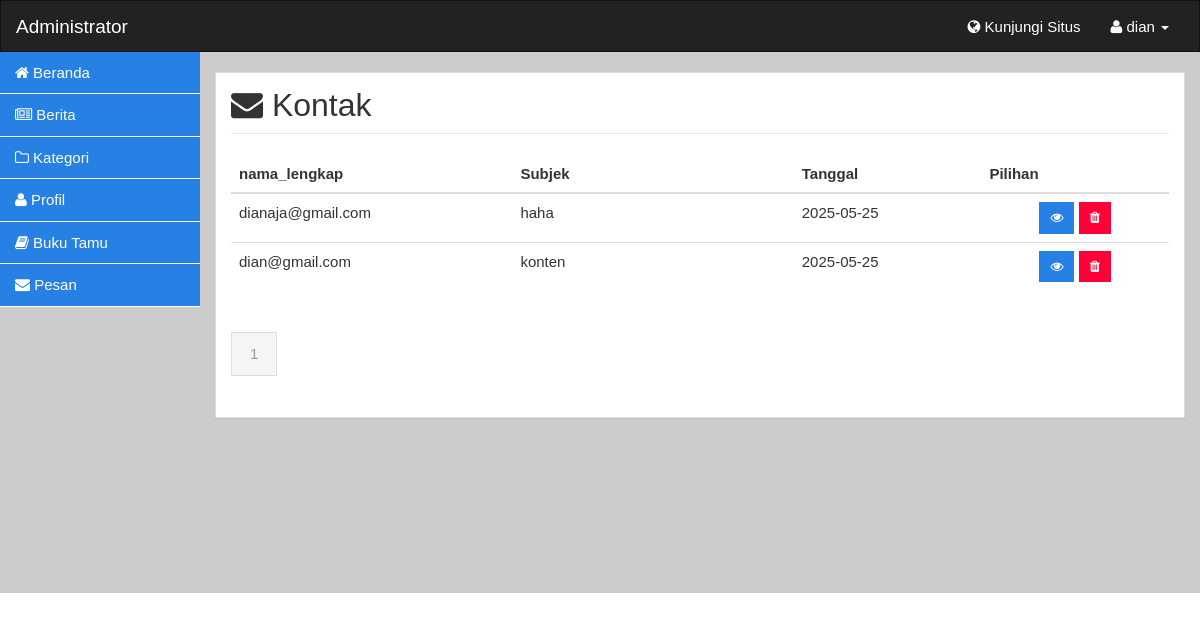
The app's page /admin/pesan.php (signed in) with its own data.
### tables this page shows
CREATE TABLE `pesan` (
  `id` int(11) NOT NULL,
  `email` varchar(150) NOT NULL,
  `nama_lengkap` varchar(100) NOT NULL,
  `subjek` varchar(255) NOT NULL,
  `isi_pesan` text NOT NULL,
  `status` enum('belum_dibaca','dibaca') DEFAULT 'belum_dibaca',
  `tanggal` date NOT NULL
);

### admin/pesan.php (the view, shortened to what this page needs)
<?php
include 'header.php';
$limit = 5;
if (isset($_GET['p'])) {
	$noPage = $_GET['p'];
} else $noPage = 1;
$offset = ($noPage - 1) * $limit;
$sql = "SELECT
id,
pesan.nama_lengkap,
pesan.email,
pesan.subjek,
pesan.isi_pesan,
pesan.status,
pesan.tanggal
FROM
pesan
ORDER BY tanggal DESC
LIMIT " . $offset . "," . $limit;
$qry = $mysqli->query($sql) or die("Error retrieving data: " . $mysqli->error);
$sql_rec = "SELECT id FROM pesan";
$total_rec = $mysqli->query($sql_rec) or die("Error retrieving number:" . $mysqli->error);
$total_rec_num = $total_rec->num_rows;
$total_page = ceil($total_rec_num / $limit);
?>
<div class="container-fluid body">
	<div class="row">
		<div class="col-lg-2 sidebar">
			<?php include 'sidebar.php'; ?>
		</div>
		<div class="col-lg-10 main-content">
			<div class="panel panel-default">
				<div class="panel-body">
					<div class="row">
						<div class="col-md-12">
							<h2 class="page-header"><i class="fa fa-envelope"></i> Kontak</h2>
						</div>
					</div>
					<div class="row">
						<div class="col-md-12">
							<table class="table table-hover">
								<thead>
									<tr>
										<th width="30%">nama_lengkap</th>
										<th width="30%">Subjek</th>
										<th width="20%">Tanggal</th>
										<th width="20%">Pilihan</th>
									</tr>
								</thead>
								<tbody>
									<?php if ($total_rec_num == 0) { ?>
										<tr>
											<td colspan="4" align="center">Belum ada data</td>
										</tr>
									<?php } else { ?>
										<?php while ($pesan = $qry->fetch_assoc()) { ?>
											<?php if ($pesan['status'] == "belum") { ?>
												<tr>
													<td><strong><?php echo $pesan['email']; ?></strong></td>
													<td><strong><?php echo $pesan['subjek']; ?></strong></td>
													<td><strong><?php echo $pesan['tanggal']; ?></strong></td>
													<td align="center">
														<a href="lihat-pesan.php?id=<?= $pesan['id'] ?>" class="btn btn-sm btn-primary">
															<i class="fa fa-eye"></i>
														</a>
														<a onclick="return confirm('Anda Yakin Ingin Menghapus Data Ini?');" href="hapus-pesan.php?id=<?= $pesan['id'] ?>" class="btn btn-danger btn-sm">
															<i class="fa fa-trash"></i>
														</a>
													</td>
												</tr>
											<?php } else { ?>
												<tr>
													<td><?php echo $pesan['email']; ?></td>
													<td><?php echo $pesan['subjek']; ?></td>
													<td><?php echo $pesan['tanggal']; ?></td>
													<td align="center">
														<a href="lihat-pesan.php?id=<?= $pesan['id'] ?>" class="btn btn-sm btn-primary">
															<i class="fa fa-eye"></i>
														</a>
														<a onclick="return confirm('Anda Yakin Ingin Menghapus Data Ini?');" href="hapus-pesan.php?id=<?= $pesan['id'] ?>" class="btn btn-danger btn-sm">
															<i class="fa fa-trash"></i>
														</a>
													</td>
												</tr>
											<?php } ?>
										<?php } ?>
									<?php } ?>
								</tbody>
							</table>
						</div>
						<div class="col-md-12">
							<ul class="pagination">
								<?php for ($page = 1; $page <= $total_page; $page++) { ?>
									<?php if ((($page >= $noPage - 3) && ($page <= $noPage + 3)) || ($page == 1) || ($page == $total_page)) { ?>
										<?php
										if ($page == $noPage) echo "<li class='active'><a href='#'>" . $page . "</a></li> ";
										else echo " <li><a href='" . $_SERVER['PHP_SELF'] . "?p=" . $page . "'>" . $page . "</a></li> ";
										?>
									<?php } ?>
								<?php } ?>
							</ul>
						</div>
					</div>
				</div>
			</div>
		</div>
	</div>
</div>

### records on screen
pesan: email "dianaja@gmail.com", subjek "haha", tanggal "2025-05-25"
pesan: email "dian@gmail.com", subjek "konten", tanggal "2025-05-25"

### other values on screen
$_SESSION['nm_author'] "dian"
